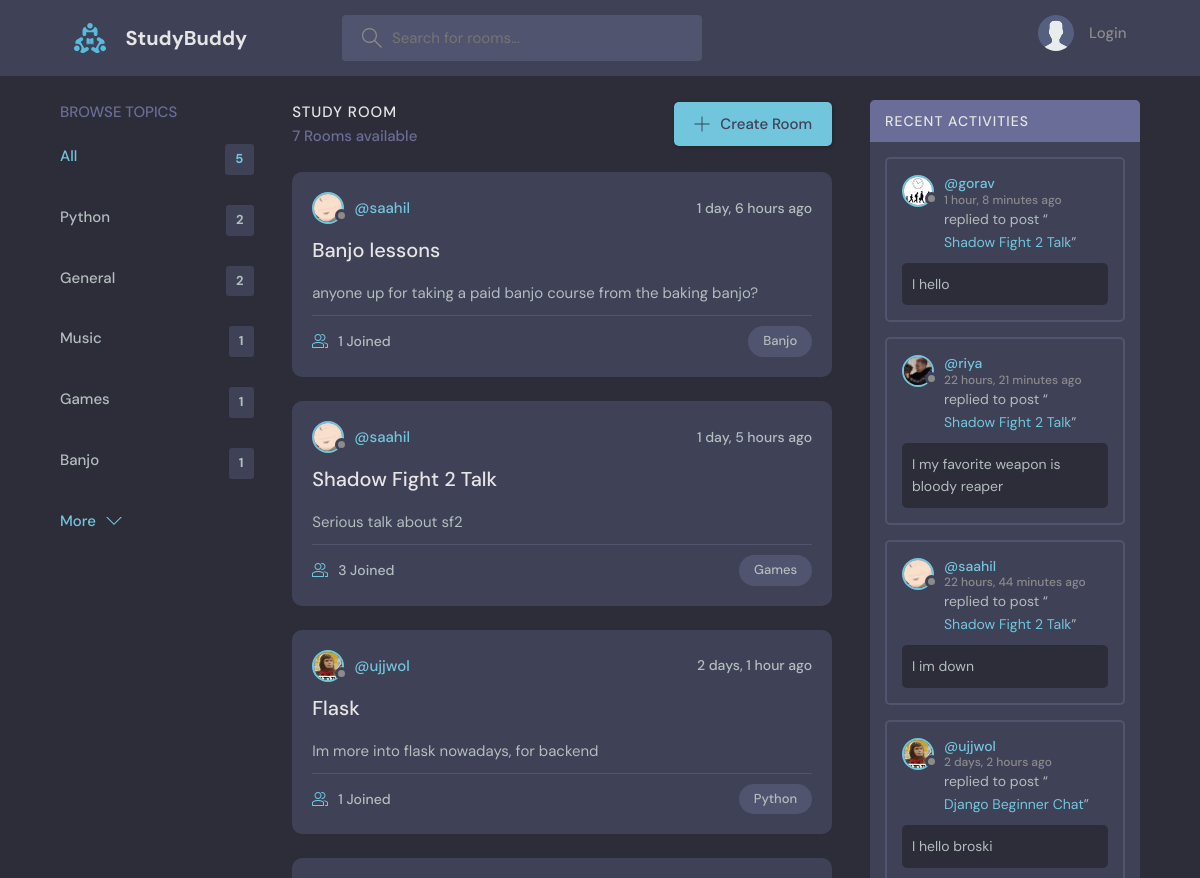
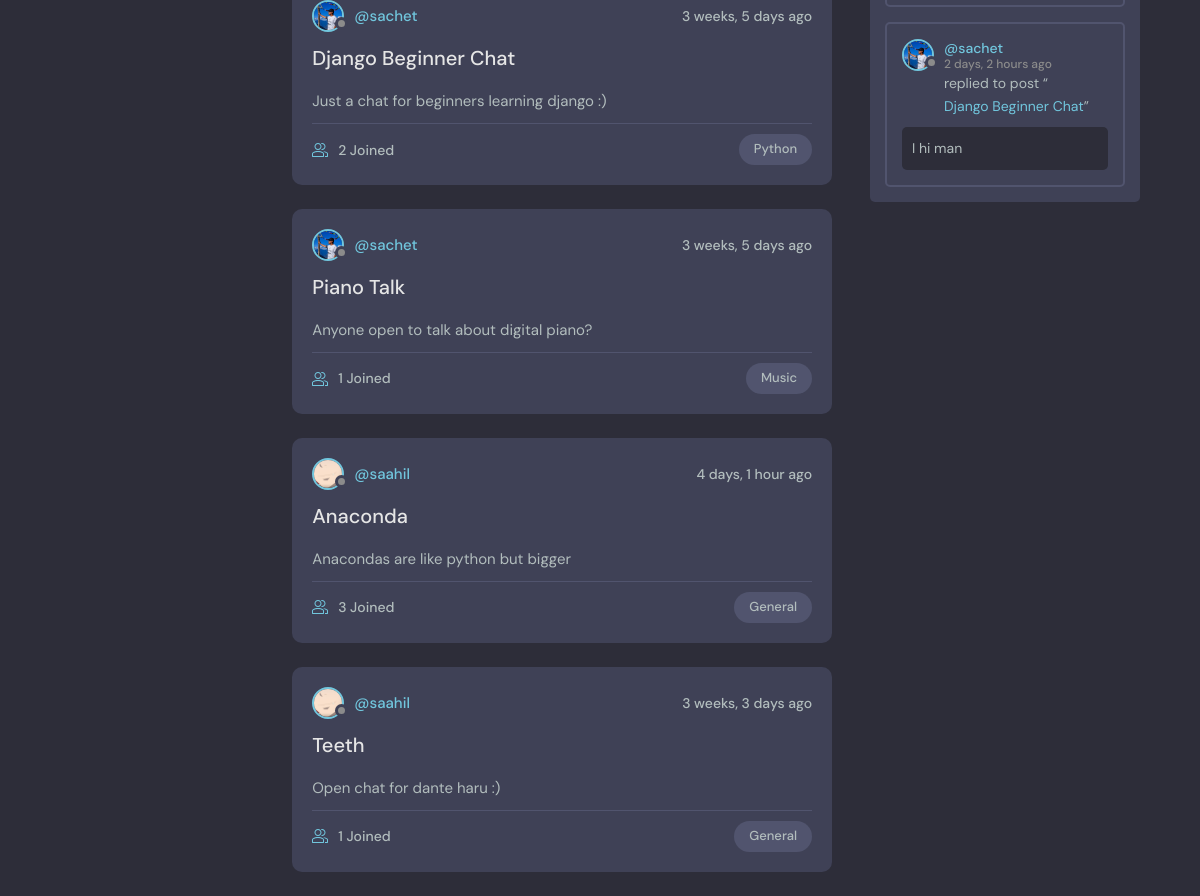
The app's page /base/ with its own data (2 pictures, top to bottom).
### base/models.py (models this page shows, shortened)
class Topic(models.Model):
    name= models.CharField(max_length= 50)

class Room(models.Model):
    host = models.ForeignKey(User, on_delete= models.SET_NULL, null= True, related_name='hosted_rooms')
    topic = models.ForeignKey(Topic, on_delete= models.SET_NULL, null= True)
    name= models.CharField(max_length= 100)
    description= models.TextField(null= True, blank= True )
    participants= models.ManyToManyField(User, related_name= 'participated_rooms', blank=True)
    created = models.DateTimeField(auto_now_add = True)
    updated = models.DateTimeField(auto_now= True)
    class Meta:
        ordering= ['-updated', '-created']

class Message(models.Model):
    user = models.ForeignKey(User, on_delete= models.CASCADE, related_name='messages')
    room= models.ForeignKey(Room, on_delete= models.CASCADE, related_name= 'messages')
    body = models.TextField()
    created = models.DateTimeField(auto_now_add= True)
    updated = models.DateTimeField(auto_now= True)

### accounts/models.py (models this page shows, shortened)
class Profile(models.Model):
    user = models.OneToOneField(User, on_delete= models.CASCADE, related_name= 'profile')
    bio= models.TextField(max_length= 200, null= True, blank= True)
    profile_picture = models.ImageField(
        upload_to= 'profile_pictures/',
        null=True,
        blank= True
    )

### base/views.py (the view)
# urls.py: path('', views.home, name= 'home'),
def home(request):
    q= request.GET.get('q', '')
    rooms= Room.objects.filter(
        Q(topic__name__icontains = q)
        | Q(name__icontains = q)
    )
    room_count = rooms.count()
    last_n_recent = 5
    messages = Message.objects.filter(Q(body__icontains = q) | Q(room__name__icontains = q)).order_by('-updated')[:last_n_recent]
    max_n_topics= 5
    topics= Topic.objects.annotate(
        room_count = Count('room')
    ).order_by('-room_count')[:max_n_topics]
    context= {
        'rooms': rooms,
        'topics': topics,
        'room_count': room_count,
        'recent_messages': messages
    }
    return render(request,
                  'base/home.html',
                  context
                  )

### base/templates/base/home.html (shortened to what this page needs)
{% extends 'main.html' %}
{% block content %}
<main class="layout layout--3">
  <div class="container">
     {% include 'base/topics_component.html' %}
    <div class="roomList">
      <div class="roomList__header">
        <div>
          <h2>Study Room</h2>
          <p> {{room_count}} Rooms available</p>
        </div>
        <a class="btn btn--main" href="{% url 'create_room' %}">
          <svg version="1.1" xmlns="http://www.w3.org/2000/svg" width="32" height="32" viewBox="0 0 32 32">
            <title>add</title>
            <path
              d="M16.943 0.943h-1.885v14.115h-14.115v1.885h14.115v14.115h1.885v-14.115h14.115v-1.885h-14.115v-14.115z"
            ></path>
          </svg>
          Create Room
        </a>
      </div>
      {% include 'base/feed_component.html' %}
    </div>
     {% include 'base/activity_component.html' %}
  </div>
</main>
{% endblock content %}

### base/templates/base/topics_component.html
<div class="topics">
    <div class="topics__header">
    <h2>Browse Topics</h2>
    </div>
    <ul class="topics__list">
    <li>
        <a href="{% url 'home' %}" class="active">All <span>{{topics.count}}</span></a>
    </li>
    {% for topic in topics %}
        <li>
            <a href="{% url 'home' %}?q={{topic.name}}">{{topic.name}}<span>{{topic.room_set.count}}</span></a>
        </li>
    {% endfor %}
    </ul>
    <a class="btn btn--link" href="{% url 'topics' %}">
    More
    <svg version="1.1" xmlns="http://www.w3.org/2000/svg" width="32" height="32" viewBox="0 0 32 32">
        <title>chevron-down</title>
        <path d="M16 21l-13-13h-3l16 16 16-16h-3l-13 13z"></path>
    </svg>
    </a>
</div>

### base/templates/base/feed_component.html (shortened to what this page needs)
{% load static %}
{% for room in rooms %}
<div class="roomListRoom">
<div class="roomListRoom__header">
    <a href="{% url 'user_profile' room.host.id%}" class="roomListRoom__author">
    <div class="avatar avatar--small">
        {% if room.host.profile.profile_picture %}
            <img src="{{room.host.profile.profile_picture.url}}"/>
        {% else %}
            <img src="{% static 'images/no-pfp.jpg' %}" />
        {% endif %}
    </div>
    <span>@{{room.host.username}}</span>
    </a>
    <div class="roomListRoom__actions">
    <span>{{room.created|timesince}} ago</span>
    </div>
</div>
<div class="roomListRoom__content">
    <a href="{% url 'room' room.id %}">{{room.name}}</a>
    <p>{{room.description}}</p>
</div>
<div class="roomListRoom__meta">
    <a href="{% url 'room' room.id %}" class="roomListRoom__joined">
    {{room.participants.count}} Joined
    </a>
    <p class="roomListRoom__topic">{{room.topic.name}}</p>
</div>
</div>
{% endfor %}

### base/templates/base/activity_component.html (shortened to what this page needs)
{% load static %}
<div class="activities">
    <div class="activities__header">
    <h2>Recent Activities</h2>
    </div>
    {% for message in recent_messages %}
    <div class="activities__box">
    <div class="activities__boxHeader roomListRoom__header">
        <a href="{% url 'user_profile' message.user.id %}" class="roomListRoom__author">
        <div class="avatar avatar--small">
            {% if message.user.profile.profile_picture %}
                <img src="{{message.user.profile.profile_picture.url}}"/>
                {% else %}
                <img src="{% static 'images/no-pfp.jpg' %}" />
                {% endif %}
        </div>
        <p>
            @{{message.user.username}}
            <span>{{message.created|timesince}} ago</span>
        </p>
        </a>
    </div>
    <div class="activities__boxContent">
        <p>replied to post “<a href="{% url 'room' message.room.id %}">{{message.room.name}}</a>”</p>
        <div class="activities__boxRoomContent">I
        {{message.body}}
        </div>
    </div>
    </div>
    {% endfor %}
</div>

### records on screen
Topic: name "Python", room_set.count "2"
Topic: name "General", room_set.count "2"
Topic: name "Music", room_set.count "1"
Topic: name "Games", room_set.count "1"
Topic: name "Banjo", room_set.count "1"
Room: host.profile.profile_picture (picture), host.username "saahil", created "1 day, 6 hours", name "Banjo lessons", description "anyone up for taking a paid banjo course from the baking banjo?", participants.count "1", topic.name "Banjo"
Room: host.profile.profile_picture (picture), host.username "saahil", created "1 day, 5 hours", name "Shadow Fight 2 Talk", description "Serious talk about sf2", participants.count "3", topic.name "Games"
Room: host.profile.profile_picture (picture), host.username "ujjwol", created "2 days, 1 hour", name "Flask", description "Im more into flask nowadays, for backend", participants.count "1", topic.name "Python"
Room: host.profile.profile_picture (picture), host.username "sachet", created "3 weeks, 5 days", name "Django Beginner Chat", description "Just a chat for beginners learning django :)", participants.count "2", topic.name "Python"
Room: host.profile.profile_picture (picture), host.username "sachet", created "3 weeks, 5 days", name "Piano Talk", description "Anyone open to talk about digital piano?", participants.count "1", topic.name "Music"
Room: host.profile.profile_picture (picture), host.username "saahil", created "4 days, 1 hour", name "Anaconda", description "Anacondas are like python but bigger", participants.count "3", topic.name "General"
Room: host.profile.profile_picture (picture), host.username "saahil", created "3 weeks, 3 days", name "Teeth", description "Open chat for dante haru :)", participants.count "1", topic.name "General"
Message: user.profile.profile_picture (picture), user.username "gorav", created "1 hour, 8 minutes", room.name "Shadow Fight 2 Talk", body "hello"
Message: user.profile.profile_picture (picture), user.username "riya", created "22 hours, 21 minutes", room.name "Shadow Fight 2 Talk", body "my favorite weapon is bloody reaper"
Message: user.profile.profile_picture (picture), user.username "saahil", created "22 hours, 44 minutes", room.name "Shadow Fight 2 Talk", body "im down"
Message: user.profile.profile_picture (picture), user.username "ujjwol", created "2 days, 2 hours", room.name "Django Beginner Chat", body "hello broski"
Message: user.profile.profile_picture (picture), user.username "sachet", created "2 days, 2 hours", room.name "Django Beginner Chat", body "hi man"

### other values on screen
{{ topics.count }} "5"
{{ room_count }} "7"
